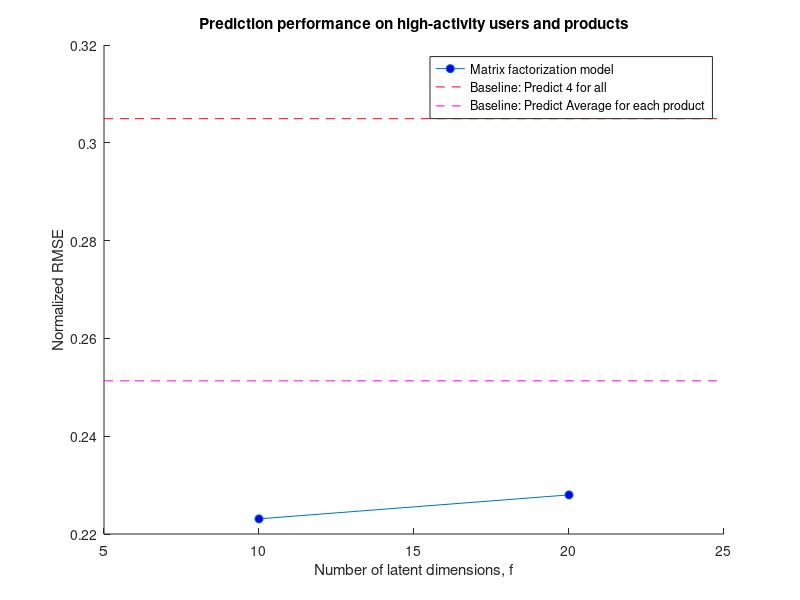

Here is the MATLAB script that generated this plot:
k = [10, 20];
x = 5:25;

% Pruned set
err_nbr_pruned = [0.2231, 0.2280];

figure; hold on;
plot(k, err_nbr_pruned, 'o-', 'markerfacecolor', 'b');
plot(x, 0.3049275*ones(size(x)), 'r--');
plot(x, 0.251325*ones(size(x)), 'm--');

title('Prediction performance on high-activity users and products');
xlabel('Number of latent dimensions, f'); % predict 4
ylabel('Normalized RMSE'); % predict average

legend('Matrix factorization model', 'Baseline: Predict 4 for all',...
    'Baseline: Predict Average for each product')
